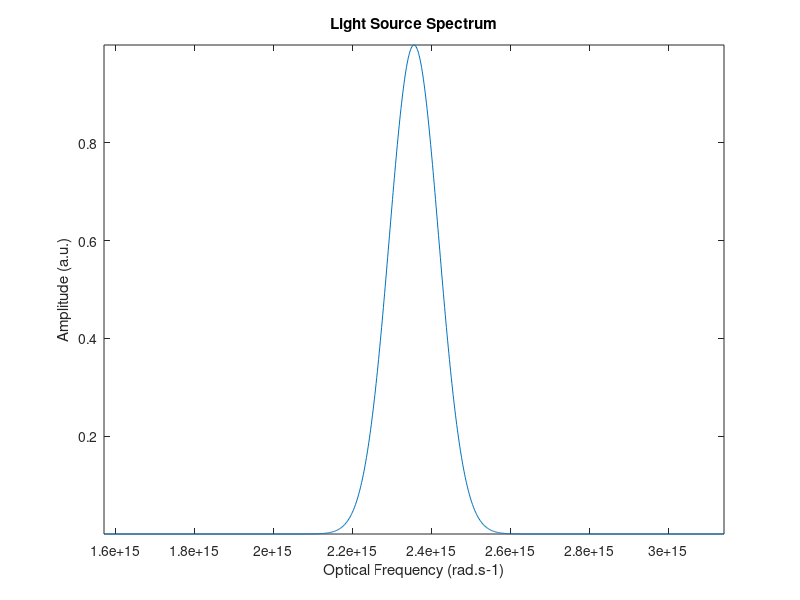
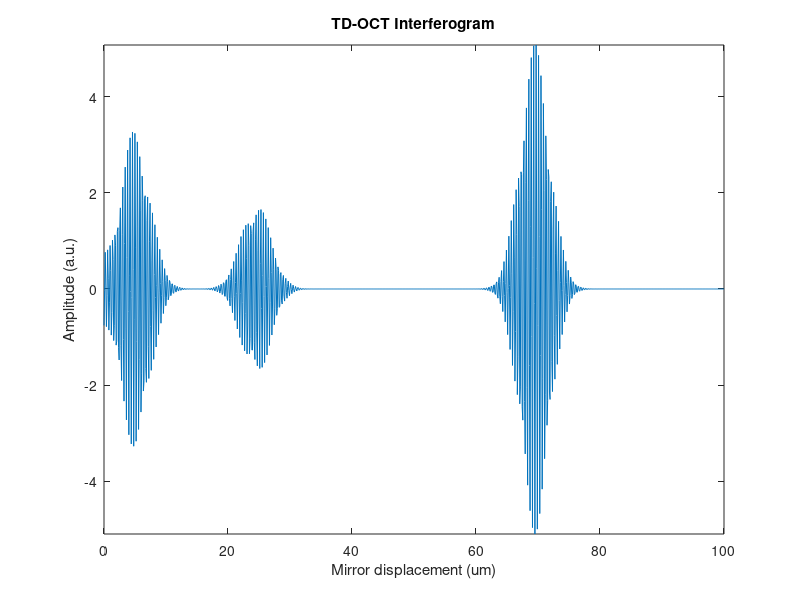

MATLAB code to generate these figures, in order:
% constants
c = 3.00e+08;
% gaussian source
lc = 800e-09;
l = linspace(lc-(lc/3), lc+(lc/3), 1024);
fwhm = 50e-09;
sigma = fwhm./sqrt(8*log(2));
wc = (2*pi*c)/lc;
w = linspace(wc-(wc/3), wc+(wc/3), 1024);
fwhm_w = (2*pi*c*fwhm)./(lc.^2);
sigma2 = fwhm_w./sqrt(8*log(2));
y = gaussmf(w, [sigma2, wc]);
figure (), plot (w, y), axis tight, title ('Light Source Spectrum')
xlabel ('Optical Frequency (rad.s-1)'), ylabel ('Amplitude (a.u.)')
% sample
n = [1.00 1.30 1.50 1.00];
z = [5.00e-06 15.00e-06 30.00e-06 0.00e-06];
s1 = 0;
h = 0;
for i = 1:3
 rj = (n(i+1)-n(i))/(n(i+1)+n(i));
 s1 = s1 + n(i)*z(i);
 h = h + rj*exp(1i*2.*(w./c)*s1);
end
% time domain
x = linspace (0, 100e-6, 1024);
T1 = zeros(size(x));
for j = 1:length(x)
 for jj = 1:length(w)
 ph = cos(2*x(j)*w(jj)/c);
 T1(j) = T1(j) + real(0.5*(y(jj)*h(jj)*ph));
 end
end
132
figure (), plot(x./1e-6, T1), axis tight, title ('TD-OCT Interferogram')
xlabel ('Mirror displacement (um)'), ylabel ('Amplitude (a.u.)')
